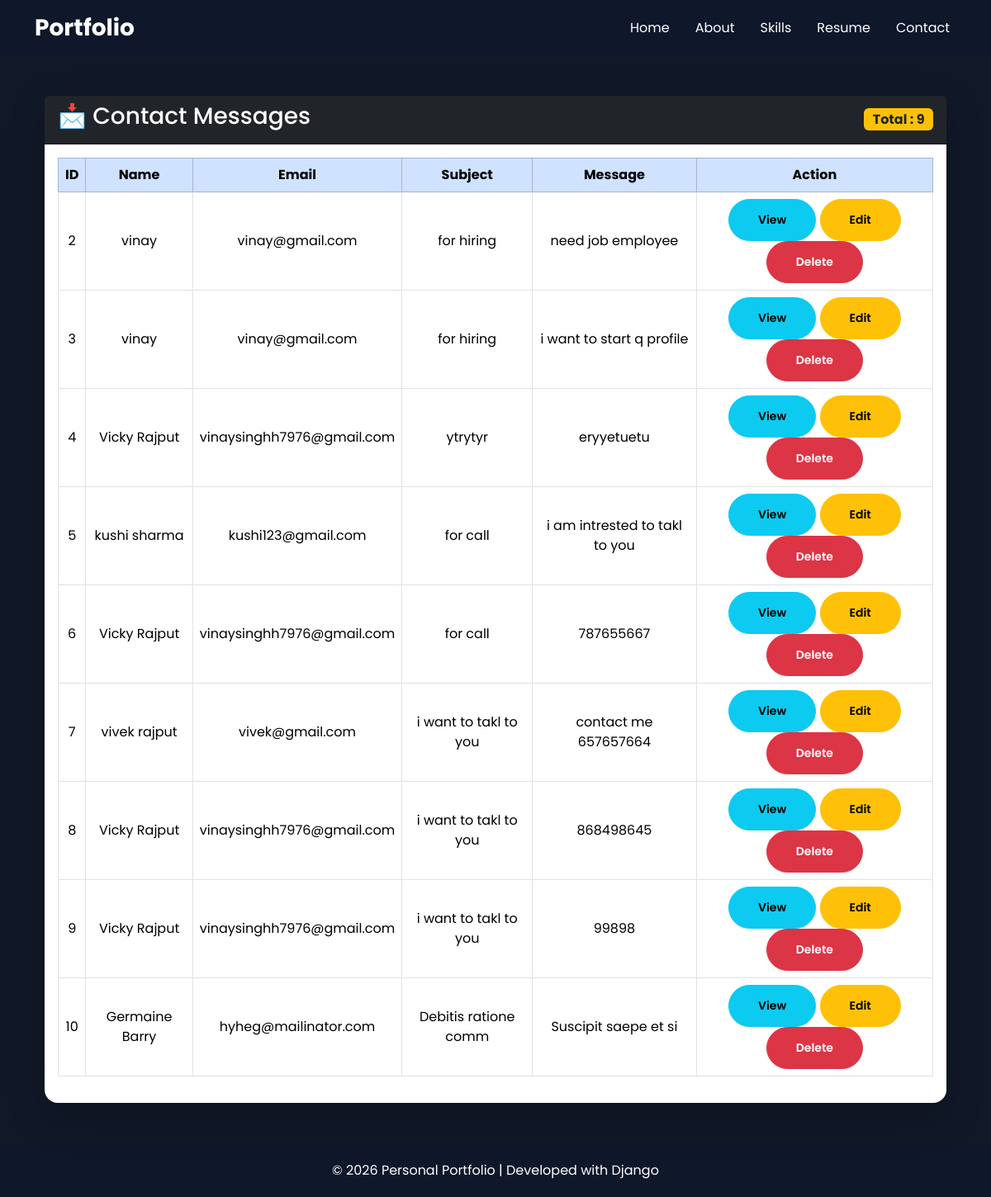
Page /dashboard/ (signed in) on the earlier database version.
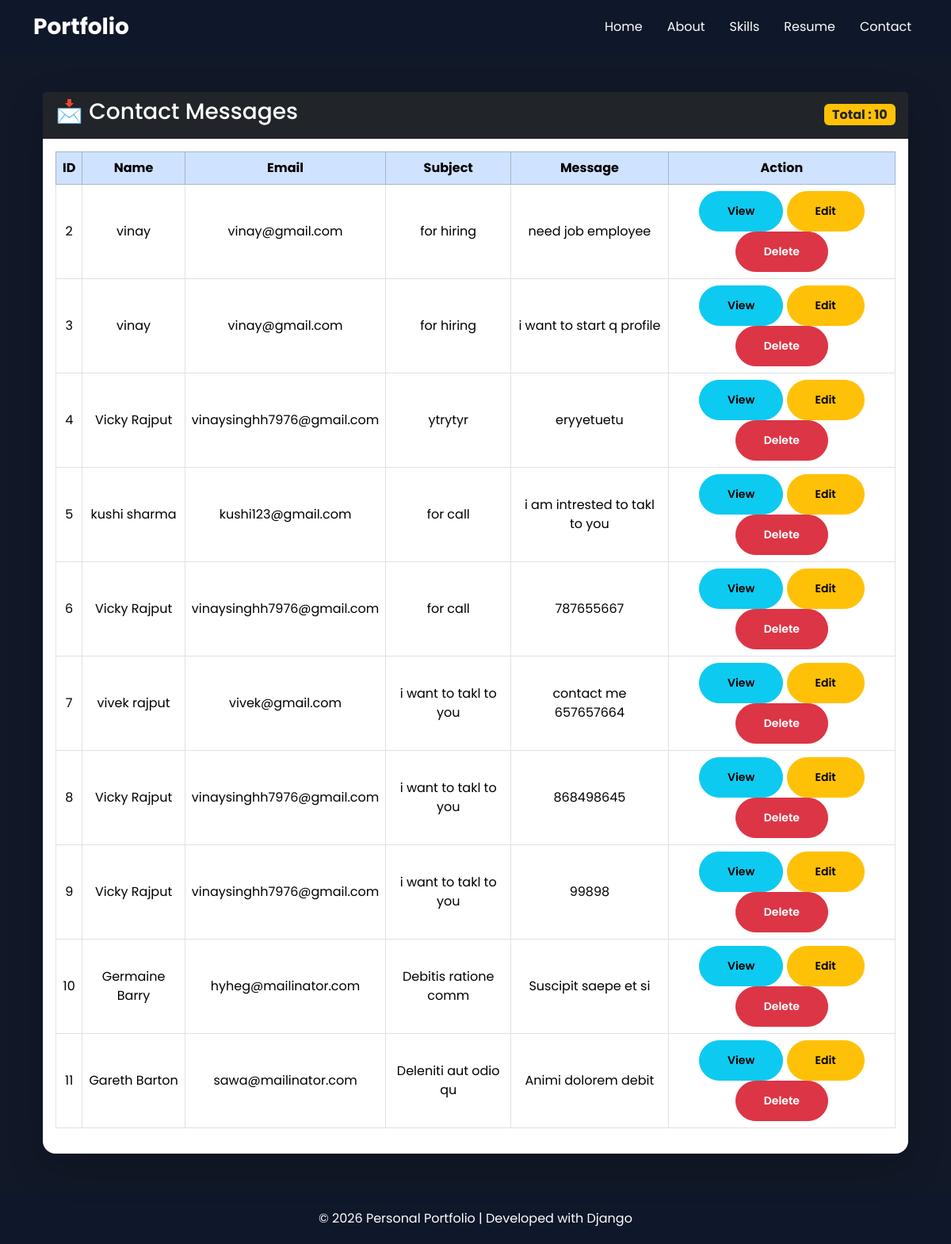
Same page on the later database version.
### portfolio/models.py (models this page shows, shortened)
class Contact(models.Model):
    name=models.CharField(max_length=100)
    email=models.EmailField()
    subject=models.CharField(max_length=100)
    message=models.TextField()

### portfolio/views.py (the view)
# urls.py: path('dashboard/', Dashboard.as_view(), name='dashboard'),
class Dashboard(View):
    def get(self, request):
        if not request.session.get('admin'):
            return redirect('admin_login')
        data = Contact.objects.all()
        return render(request, "dashboard.html", {'data': data})

### portfolio/templates/dashboard.html (shortened to what this page needs)
{% extends 'base.html' %}
{% block content %}
<div class="container mt-5">
    <div class="card shadow-lg border-0 rounded-4">
        <div class="card-header bg-dark text-white d-flex justify-content-between align-items-center">
            <h3>📩 Contact Messages</h3>
            <span class="badge bg-warning text-dark fs-6">
                Total : {{ data|length }}
            </span>
        </div>
        <div class="card-body">
            <div class="table-responsive">
                <table class="table table-hover table-bordered align-middle text-center">
                    <thead class="table-primary">
                        <tr>
                            <th>ID</th>
                            <th>Name</th>
                            <th>Email</th>
                            <th>Subject</th>
                            <th>Message</th>
                            <th>Action</th>
                        </tr>
                    </thead>
                    <tbody>
                        {% for i in data %}
                        <tr>
                            <td>{{i.id}}</td>
                            <td>{{i.name}}</td>
                            <td>{{i.email}}</td>
                            <td>{{i.subject}}</td>
                            <td style="max-width:250px;">
                                {{i.message}}
                            </td>
                            <td>
                            <a href="{% url 'view' i.id %}" class="btn btn-info btn-sm">
                            View
                            </a>
                                <a href="{% url 'edit' i.id %}" class="btn btn-warning btn-sm">
                                 Edit
                                 </a>
                           <a href="{% url 'delete' i.id %}"
                           class="btn btn-danger btn-sm"
                           onclick="return confirm('Delete this message?')">
                           Delete
                           </a>
                            </td>
                        </tr>
                        {% empty %}
                        <tr>
                            <td colspan="6" class="text-danger">
                                No Contact Messages Found
                            </td>
                        </tr>
                        {% endfor %}
                    </tbody>
                </table>
            </div>
        </div>
    </div>
</div>
{% endblock %}

Differences in the rows shown:
added Contact: id "11", name "Gareth Barton", email "sawa@mailinator.com", subject "Deleniti aut odio qu", message "Animi dolorem debit"
Other differences:
{{ data|length }}: "9" → "10"
